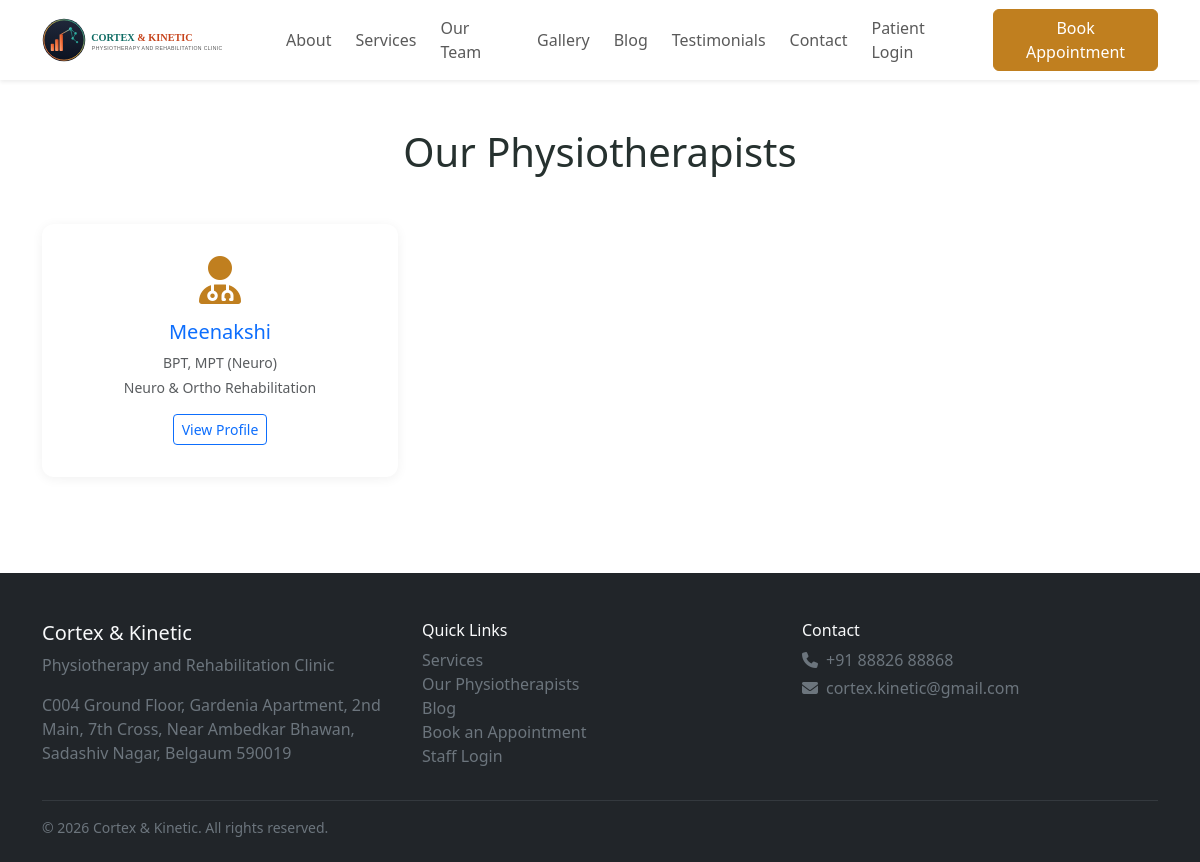
The app's page /team with its own data.
### tables this page shows
CREATE TABLE therapists (
    id INT UNSIGNED NOT NULL AUTO_INCREMENT,
    staff_id INT UNSIGNED NOT NULL,
    slug VARCHAR(160) NOT NULL,
    bio TEXT NULL,
    default_session_minutes INT UNSIGNED NOT NULL DEFAULT 45,
    is_public TINYINT(1) NOT NULL DEFAULT 1,
    display_order INT NOT NULL DEFAULT 0,
    created_at DATETIME NOT NULL DEFAULT CURRENT_TIMESTAMP,
    updated_at DATETIME NOT NULL DEFAULT CURRENT_TIMESTAMP ON UPDATE CURRENT_TIMESTAMP,
    PRIMARY KEY (id),
    UNIQUE KEY uq_therapist_slug (slug),
    CONSTRAINT fk_therapist_staff FOREIGN KEY (staff_id) REFERENCES staff (id) ON DELETE CASCADE
);

CREATE TABLE staff (
    id INT UNSIGNED NOT NULL AUTO_INCREMENT,
    staff_code VARCHAR(20) NOT NULL,
    first_name VARCHAR(100) NOT NULL,
    last_name VARCHAR(100) NOT NULL,
    role ENUM('physiotherapist','receptionist','assistant','admin') NOT NULL,
    qualification VARCHAR(255) NULL,
    specialization VARCHAR(255) NULL,
    experience_years DECIMAL(4,1) NULL,
    phone VARCHAR(20) NULL,
    email VARCHAR(150) NULL,
    salary DECIMAL(10,2) NULL,
    joining_date DATE NULL,
    photo VARCHAR(255) NULL,
    is_active TINYINT(1) NOT NULL DEFAULT 1,
    created_at DATETIME NOT NULL DEFAULT CURRENT_TIMESTAMP,
    updated_at DATETIME NOT NULL DEFAULT CURRENT_TIMESTAMP ON UPDATE CURRENT_TIMESTAMP,
    PRIMARY KEY (id),
    UNIQUE KEY uq_staff_code (staff_code)
);

### app/Controllers/Public/TeamController.php (called while the page is built, shortened)
<?php
final class TeamController extends Controller
{
    public function index(): void
    {
        $this->view('public.team.index', [
            'therapists' => Therapist::allWithStaff(true),
            'settings' => Setting::allAsMap(),
            'page_title' => 'Our Physiotherapists',
        ], 'layouts.public');
    }
}

### public/index.php (called while the page is built, shortened)
<?php
$router = require dirname(__DIR__) . '/routes/web.php';
$request = new Request();
$router->dispatch($request);

### app/Core/Database.php (called while the page is built, shortened)
<?php
final class Database
{
    private static ?PDO $connection = null;
    private static string $driver = 'mysql';
    public static function connect(array $config): PDO
    {
        self::$driver = $config['driver'] ?? 'mysql';
        try {
            if (self::$driver === 'sqlite') {
                $path = $config['database'] ?? ':memory:';
                $pdo = new PDO('sqlite:' . $path);
                $pdo->exec('PRAGMA foreign_keys = ON');
            } else {
                $dsn = sprintf(
                    'mysql:host=%s;port=%d;dbname=%s;charset=utf8mb4',
                    $config['host'],
                    (int) $config['port'],
                    $config['database']
                );
                $pdo = new PDO($dsn, $config['username'], $config['password'], [
                    PDO::ATTR_ERRMODE => PDO::ERRMODE_EXCEPTION,
                    PDO::ATTR_DEFAULT_FETCH_MODE => PDO::FETCH_ASSOC,
                    PDO::ATTR_EMULATE_PREPARES => false,
                    PDO::MYSQL_ATTR_INIT_COMMAND => "SET NAMES utf8mb4, sql_mode='STRICT_ALL_TABLES,NO_ENGINE_SUBSTITUTION'",
                ]);
            }
            $pdo->setAttribute(PDO::ATTR_ERRMODE, PDO::ERRMODE_EXCEPTION);
            $pdo->setAttribute(PDO::ATTR_DEFAULT_FETCH_MODE, PDO::FETCH_ASSOC);
        } catch (PDOException $e) {
            Logger::error('Database connection failed: ' . $e->getMessage());
            throw new RuntimeException('Database connection failed. Please check server logs.');
        }
        self::$connection = $pdo;
        return $pdo;
    }
    public static function pdo(): PDO
    {
        return self::$connection;
    }
    public static function query(string $sql, array $params = []): PDOStatement
    {
        $stmt = self::pdo()->prepare($sql);
        $stmt->execute($params);
        return $stmt;
    }
    public static function fetchAll(string $sql, array $params = []): array
    {
        return self::query($sql, $params)->fetchAll();
    }
}

### app/Models/Therapist.php (called while the page is built, shortened)
<?php
final class Therapist extends Model
{
    public static function allWithStaff(bool $publicOnly = false): array
    {
        $where = $publicOnly ? 'WHERE t.is_public = 1 AND s.is_active = 1' : 'WHERE s.is_active = 1';
        return Database::fetchAll(
            "SELECT t.*, s.first_name, s.last_name, s.qualification, s.specialization,
                    s.experience_years, s.photo, s.phone, s.email
             FROM therapists t
             JOIN staff s ON s.id = t.staff_id
             {$where}
             ORDER BY t.display_order, s.first_name"
        );
    }
}

### app/Views/public/team/index.php (the view, shortened to what this page needs)
<section class="py-5">
  <div class="container">
    <h1 class="text-center mb-5">Our Physiotherapists</h1>
    <div class="row g-4">
      <?php foreach ($therapists as $t): ?>
      <div class="col-md-4">
        <div class="card team-card text-center p-3">
          <div class="card-body">
            <i class="fa-solid fa-user-doctor fa-3x text-primary mb-3"></i>
            <h5><a class="text-decoration-none" href="/team/<?= View::e($t['slug']) ?>"><?= View::e($t['first_name'] . ' ' . $t['last_name']) ?></a></h5>
            <p class="text-muted small mb-1"><?= View::e($t['qualification']) ?></p>
            <p class="text-muted small"><?= View::e($t['specialization']) ?></p>
            <a href="/team/<?= View::e($t['slug']) ?>" class="btn btn-sm btn-outline-primary">View Profile</a>
          </div>
        </div>
      </div>
      <?php endforeach; ?>
    </div>
  </div>
</section>

### app/Core/Router.php (shortened to what this page needs)
<?php
final class Router
{
    private array $routes = [];
    private function add(string $method, string $pattern, mixed $handler, array $middleware): void
    {
        $paramNames = [];
        $regex = preg_replace_callback('#\{([a-zA-Z_][a-zA-Z0-9_]*)\}#', function ($m) use (&$paramNames) {
            $paramNames[] = $m[1];
            return '([^/]+)';
        }, $pattern);
        $regex = '#^' . $regex . '$#';
        $this->routes[] = [
            'method' => $method,
            'pattern' => $pattern,
            'regex' => $regex,
            'params' => $paramNames,
            'handler' => $handler,
            'middleware' => $middleware,
        ];
    }
    public function dispatch(Request $request): void
    {
        $path = $request->path();
        foreach ($this->routes as $route) {
            if (!preg_match($route['regex'], $path, $matches)) {
                continue;
            }
            array_shift($matches);
            $params = array_combine($route['params'], $matches);
            $this->call($route['handler'], $params, $request);
            return;
        }
    }
    private function call(mixed $handler, array $params, Request $request): void
    {
        if (is_array($handler) && count($handler) === 2) {
            [$class, $methodName] = $handler;
            $controller = new $class();
            $this->invokeWithResolvedArgs([$controller, $methodName], $params, $request);
            return;
        }
        throw new \RuntimeException('Invalid route handler.');
    }
    private function invokeWithResolvedArgs(callable $callable, array $params, Request $request): void
    {
        $args = [];
        $callable(...$args);
    }
}

### public/assets/css/site.css (style rules this page uses)
:root { --pw-primary: #c07f1f; --pw-primary-dark: #8a5a12; --pw-dark: #2b2b2b; --pw-accent: #e8a33d; --pw-bg-soft: #f7f5f1; }
body { font-family: 'Segoe UI', Roboto, Arial, sans-serif; color: #26312f; }
.text-primary { color: var(--pw-primary) !important; }
.service-card, .team-card, .blog-card { border: none; border-radius: 0.75rem; box-shadow: 0 2px 12px rgba(0,0,0,0.06); transition: transform .15s ease, box-shadow .15s ease; height: 100%; }

### records on screen
therapists: staff.last_name "Meenakshi", staff.qualification "BPT, MPT (Neuro)", staff.specialization "Neuro & Ortho Rehabilitation"
